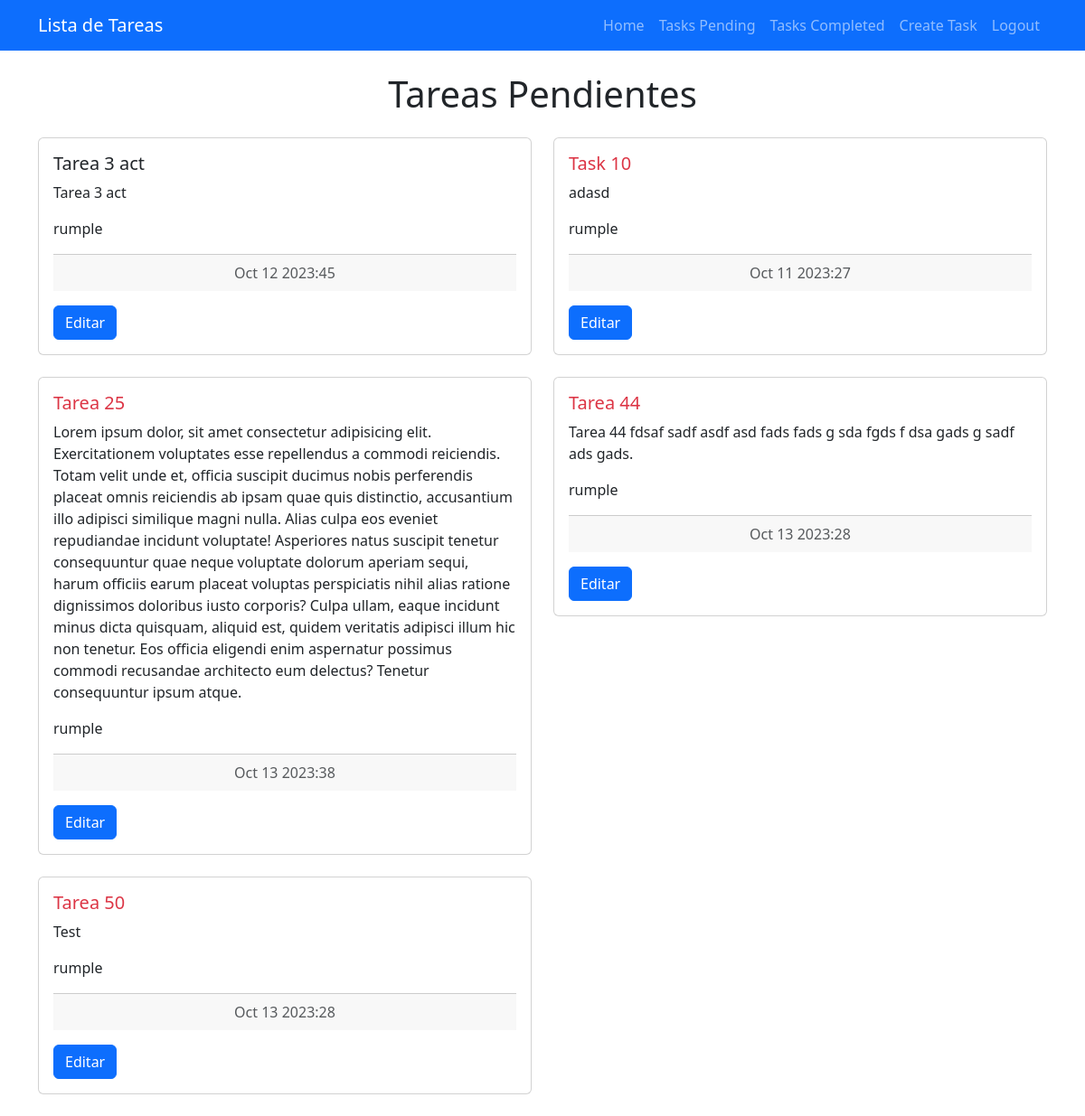
Screenshot of /tasks_completed/ (signed in) with the database file from the repository.
### tasks/models.py (models this page shows, shortened)
class Task(models.Model):
    title = models.CharField(max_length=200)
    description = models.TextField(blank=True)
    created = models.DateTimeField(auto_now=True)
    datecomplete = models.DateTimeField(null=True, blank=True)
    important = models.BooleanField(default=False)
    user = models.ForeignKey(User, on_delete=models.CASCADE)

### tasks/views.py (the view)
# urls.py: path('tasks_completed/', views.tasks_completed, name='tasks_completed'),
@login_required
def tasks_completed(request):
    tasks = Task.objects.filter(user=request.user, datecomplete__isnull=False).order_by
    ('-datecomplete')
    return render(request, 'tasks.html', {
        'tasks': tasks
    })

### tasks/templates/tasks.html
{% extends 'base.html' %}
{% block content %}
<main class="container-md">
    <h1 class="text-center mb-4 mt-4">Tareas Pendientes</h1>
    <div class="row">
        {% for task in tasks %}
        <div class="col-md-6 mb-4">
            <div class="card">
                <div class="card-body">
                    <h5 class="card-title {% if task.important %}text-danger{% endif %}">
                        {{ task.title }}
                    </h5>
                    <p class="card-text">{{ task.description }}</p>
                    {% if task.datecomplete %}
                    <p class="card-text">{{ task.user.username }}</p>
                    <div class="card-footer text-muted mb-3 text-center">{{ task.datecomplete|date:'M j Y:i' }}</div>
                    {% endif %}
                    <a href="{% url 'task_detail' task.id %}" class="btn btn-primary">Editar</a>
                </div>
            </div>
        </div>
        {% endfor %}
    </div>
</main>
{% endblock %}

### rows the page displays
Task: title "Tarea 3 act", description "Tarea 3 act", user.username "rumple", datecomplete "Oct 12 2023:45"
Task: title "Task 10", description "adasd", user.username "rumple", datecomplete "Oct 11 2023:27"
Task: title "Tarea 25", description "Lorem ipsum dolor, sit amet consectetur adipisicing elit. Exercitationem voluptates esse repellendus a commodi reiciendis. Totam velit unde et, officia suscipit ducimus nobis perferendis placeat omnis reiciendis ab ipsam quae quis distinctio, accusantium illo adipisci similique magni nulla. Alias culpa eos eveniet repudiandae incidunt voluptate! Asperiores natus suscipit tenetur consequuntur quae neque voluptate dolorum aperiam sequi, harum officiis earum placeat voluptas perspiciatis nihil alias ratione dignissimos doloribus iusto corporis? Culpa ullam, eaque incidunt minus dicta quisquam, aliquid est, quidem veritatis adipisci illum hic non tenetur. Eos officia eligendi enim aspernatur…", user.username "rumple", datecomplete "Oct 13 2023:38"
Task: title "Tarea 44", description "Tarea 44 fdsaf sadf asdf asd fads fads g sda fgds f dsa gads g sadf ads gads.", user.username "rumple", datecomplete "Oct 13 2023:28"
Task: title "Tarea 50", description "Test", user.username "rumple", datecomplete "Oct 13 2023:28"
